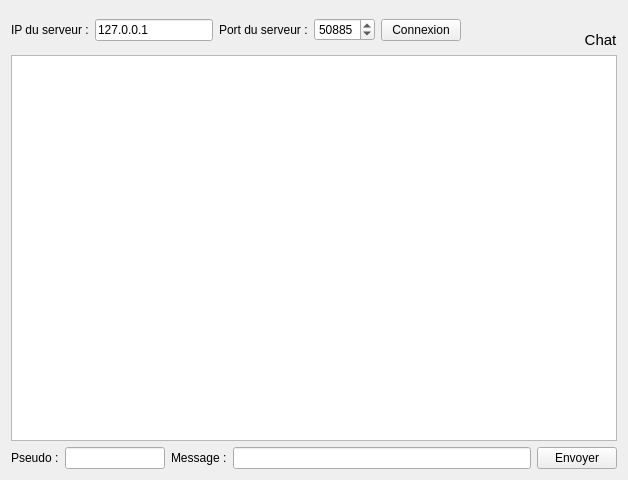
<?xml version="1.0" encoding="UTF-8"?>
<ui version="4.0">
 <class>FenClient</class>
 <widget class="QWidget" name="FenClient">
  <property name="geometry">
   <rect>
    <x>0</x>
    <y>0</y>
    <width>628</width>
    <height>480</height>
   </rect>
  </property>
  <property name="windowTitle">
   <string>Chat - Client</string>
  </property>
  <property name="windowIcon">
   <iconset>
    <normaloff>chat.png</normaloff>chat.png</iconset>
  </property>
  <layout class="QVBoxLayout" name="verticalLayout_2">
   <item>
    <layout class="QHBoxLayout" name="horizontalLayout">
     <item>
      <widget class="QLabel" name="label">
       <property name="text">
        <string>IP du serveur :</string>
       </property>
      </widget>
     </item>
     <item>
      <widget class="QLineEdit" name="serveurIP">
       <property name="maximumSize">
        <size>
         <width>150</width>
         <height>16777215</height>
        </size>
       </property>
       <property name="text">
        <string>127.0.0.1</string>
       </property>
      </widget>
     </item>
     <item>
      <widget class="QLabel" name="label_2">
       <property name="text">
        <string>Port du serveur :</string>
       </property>
      </widget>
     </item>
     <item>
      <widget class="QSpinBox" name="serveurPort">
       <property name="minimumSize">
        <size>
         <width>60</width>
         <height>0</height>
        </size>
       </property>
       <property name="minimum">
        <number>1024</number>
       </property>
       <property name="maximum">
        <number>65535</number>
       </property>
       <property name="value">
        <number>50885</number>
       </property>
      </widget>
     </item>
     <item>
      <widget class="QPushButton" name="boutonConnexion">
       <property name="text">
        <string>Connexion</string>
       </property>
      </widget>
     </item>
     <item>
      <spacer name="horizontalSpacer">
       <property name="orientation">
        <enum>Qt::Horizontal</enum>
       </property>
       <property name="sizeHint" stdset="0">
        <size>
         <width>40</width>
         <height>20</height>
        </size>
       </property>
      </spacer>
     </item>
     <item>
      <layout class="QVBoxLayout" name="verticalLayout">
       <item>
        <widget class="QLabel" name="label_5">
         <property name="pixmap">
          <pixmap>chat.png</pixmap>
         </property>
        </widget>
       </item>
       <item>
        <widget class="QLabel" name="label_6">
         <property name="font">
          <font>
           <pointsize>11</pointsize>
           <weight>50</weight>
           <bold>false</bold>
          </font>
         </property>
         <property name="text">
          <string>Chat</string>
         </property>
         <property name="alignment">
          <set>Qt::AlignCenter</set>
         </property>
        </widget>
       </item>
      </layout>
     </item>
    </layout>
   </item>
   <item>
    <widget class="QTextEdit" name="listeMessages">
     <property name="readOnly">
      <bool>true</bool>
     </property>
    </widget>
   </item>
   <item>
    <layout class="QHBoxLayout" name="horizontalLayout_2">
     <item>
      <widget class="QLabel" name="label_3">
       <property name="text">
        <string>Pseudo :</string>
       </property>
      </widget>
     </item>
     <item>
      <widget class="QLineEdit" name="pseudo">
       <property name="maximumSize">
        <size>
         <width>100</width>
         <height>16777215</height>
        </size>
       </property>
      </widget>
     </item>
     <item>
      <widget class="QLabel" name="label_4">
       <property name="text">
        <string>Message :</string>
       </property>
      </widget>
     </item>
     <item>
      <widget class="QLineEdit" name="message"/>
     </item>
     <item>
      <widget class="QPushButton" name="boutonEnvoyer">
       <property name="text">
        <string>Envoyer</string>
       </property>
       <property name="icon">
        <iconset>
         <normaloff>chat.png</normaloff>chat.png</iconset>
       </property>
      </widget>
     </item>
    </layout>
   </item>
  </layout>
 </widget>
 <resources/>
 <connections/>
</ui>
